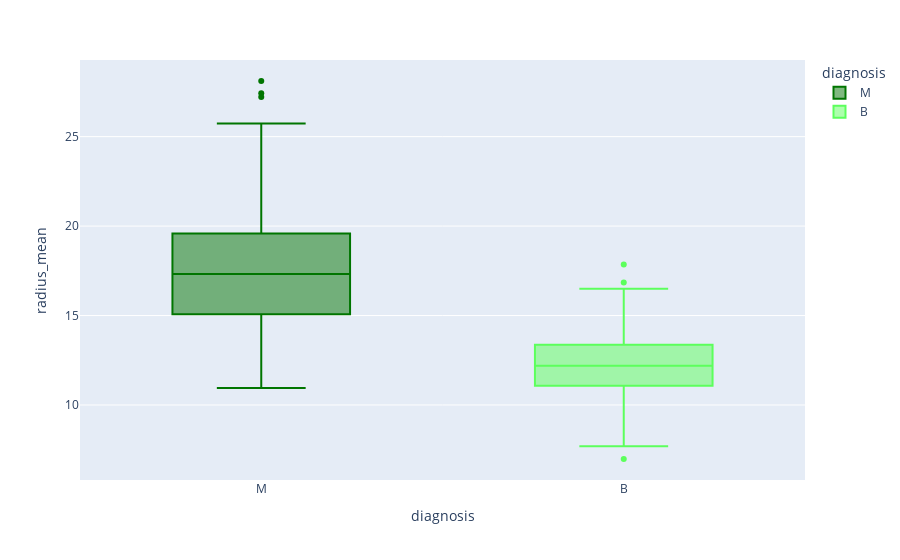
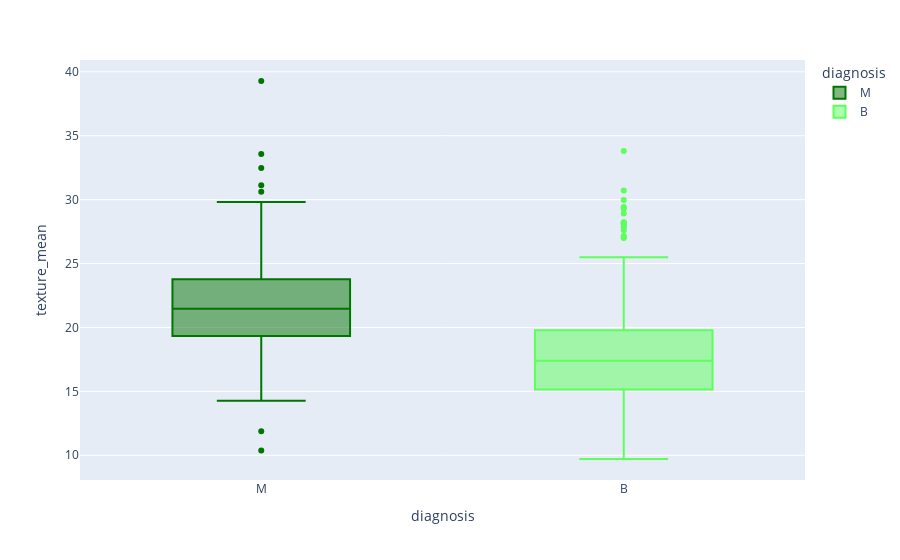
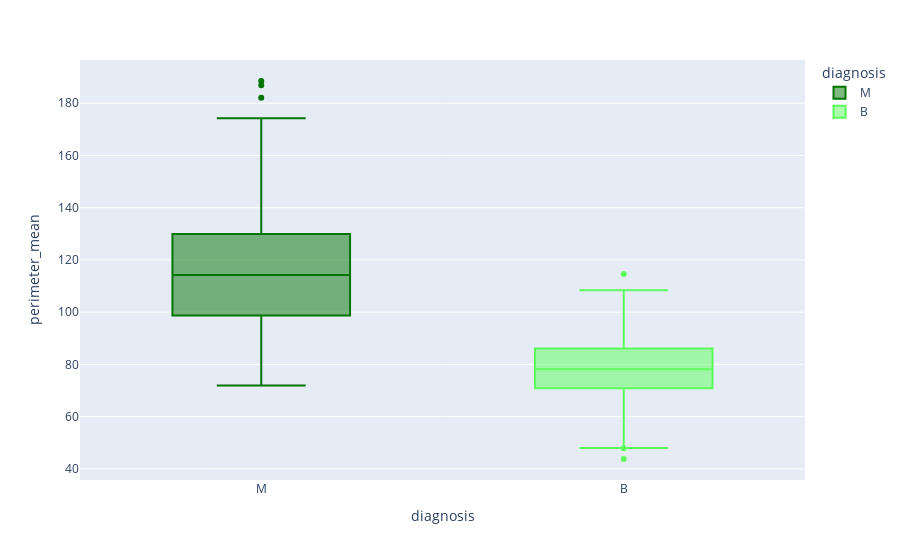
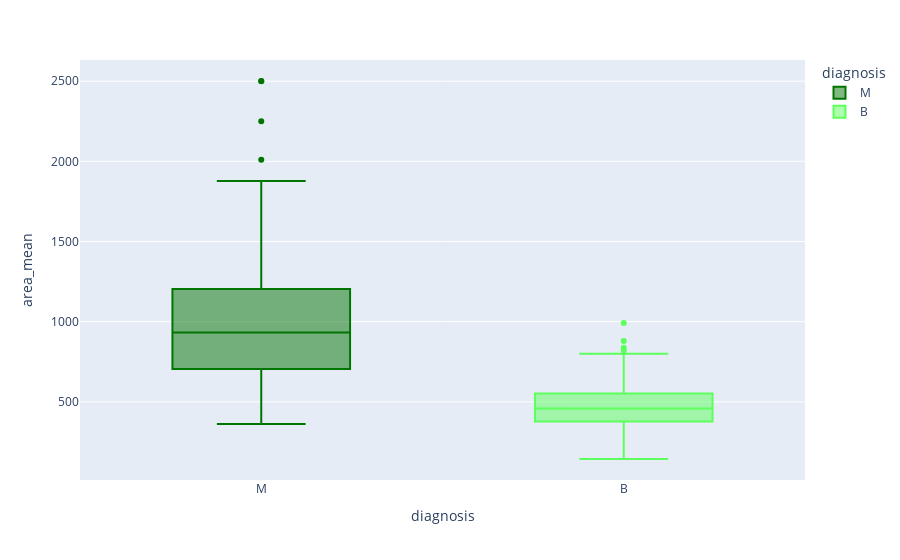

Source (notebook cell) for these figures, in order:
### Code cell
#  visually compare the distribution of each feature
# for malignant tumours versus bening
# for a given feature , do its values tend to be different for malignant vs benign cases

for column in df.drop("diagnosis" , axis = 1).columns[:5]:
    # for loop auto iterates through the first five feature columns in dataframe
    fig = px.box(data_frame= df , 
                 x = 'diagnosis' , 
                 color= 'diagnosis' ,
                 y = column , 
                 color_discrete_sequence = ['#007500' , '#5CFF5C'] , 
                 orientation= 'v')
    fig.show()

### Figure 1 — Plotly figure (JSON) as saved in the notebook; plotly's stock layout.template omitted (floating-point values rounded to 4 significant figures; data arrays with more than 128 entries replaced by an {"elided": "..."} marker saying what was removed)
{"data": [{"alignmentgroup": "True", "hovertemplate": "diagnosis=%{x}<br>radius_mean=%{y}<extra></extra>", "legendgroup": "M", "marker": {"color": "#007500"}, "name": "M", "notched": false, "offsetgroup": "M", "orientation": "v", "showlegend": true, "type": "box", "x": {"elided": "212 str values"}, "x0": " ", "xaxis": "x", "y": {"elided": "212 float values"}, "y0": " ", "yaxis": "y"}, {"alignmentgroup": "True", "hovertemplate": "diagnosis=%{x}<br>radius_mean=%{y}<extra></extra>", "legendgroup": "B", "marker": {"color": "#5CFF5C"}, "name": "B", "notched": false, "offsetgroup": "B", "orientation": "v", "showlegend": true, "type": "box", "x": {"elided": "357 str values"}, "x0": " ", "xaxis": "x", "y": {"elided": "357 float values"}, "y0": " ", "yaxis": "y"}], "layout": {"boxmode": "overlay", "legend": {"title": {"text": "diagnosis"}, "tracegroupgap": 0}, "margin": {"t": 60}, "xaxis": {"anchor": "y", "categoryarray": ["M", "B"], "categoryorder": "array", "domain": [0, 1], "title": {"text": "diagnosis"}}, "yaxis": {"anchor": "x", "domain": [0, 1], "title": {"text": "radius_mean"}}}}

### Figure 2 — Plotly figure (JSON) as saved in the notebook; plotly's stock layout.template omitted (floating-point values rounded to 4 significant figures; data arrays with more than 128 entries replaced by an {"elided": "..."} marker saying what was removed)
{"data": [{"alignmentgroup": "True", "hovertemplate": "diagnosis=%{x}<br>texture_mean=%{y}<extra></extra>", "legendgroup": "M", "marker": {"color": "#007500"}, "name": "M", "notched": false, "offsetgroup": "M", "orientation": "v", "showlegend": true, "type": "box", "x": {"elided": "212 str values"}, "x0": " ", "xaxis": "x", "y": {"elided": "212 float values"}, "y0": " ", "yaxis": "y"}, {"alignmentgroup": "True", "hovertemplate": "diagnosis=%{x}<br>texture_mean=%{y}<extra></extra>", "legendgroup": "B", "marker": {"color": "#5CFF5C"}, "name": "B", "notched": false, "offsetgroup": "B", "orientation": "v", "showlegend": true, "type": "box", "x": {"elided": "357 str values"}, "x0": " ", "xaxis": "x", "y": {"elided": "357 float values"}, "y0": " ", "yaxis": "y"}], "layout": {"boxmode": "overlay", "legend": {"title": {"text": "diagnosis"}, "tracegroupgap": 0}, "margin": {"t": 60}, "xaxis": {"anchor": "y", "categoryarray": ["M", "B"], "categoryorder": "array", "domain": [0, 1], "title": {"text": "diagnosis"}}, "yaxis": {"anchor": "x", "domain": [0, 1], "title": {"text": "texture_mean"}}}}

### Figure 3 — Plotly figure (JSON) as saved in the notebook; plotly's stock layout.template omitted (floating-point values rounded to 4 significant figures; data arrays with more than 128 entries replaced by an {"elided": "..."} marker saying what was removed)
{"data": [{"alignmentgroup": "True", "hovertemplate": "diagnosis=%{x}<br>perimeter_mean=%{y}<extra></extra>", "legendgroup": "M", "marker": {"color": "#007500"}, "name": "M", "notched": false, "offsetgroup": "M", "orientation": "v", "showlegend": true, "type": "box", "x": {"elided": "212 str values"}, "x0": " ", "xaxis": "x", "y": {"elided": "212 float values"}, "y0": " ", "yaxis": "y"}, {"alignmentgroup": "True", "hovertemplate": "diagnosis=%{x}<br>perimeter_mean=%{y}<extra></extra>", "legendgroup": "B", "marker": {"color": "#5CFF5C"}, "name": "B", "notched": false, "offsetgroup": "B", "orientation": "v", "showlegend": true, "type": "box", "x": {"elided": "357 str values"}, "x0": " ", "xaxis": "x", "y": {"elided": "357 float values"}, "y0": " ", "yaxis": "y"}], "layout": {"boxmode": "overlay", "legend": {"title": {"text": "diagnosis"}, "tracegroupgap": 0}, "margin": {"t": 60}, "xaxis": {"anchor": "y", "categoryarray": ["M", "B"], "categoryorder": "array", "domain": [0, 1], "title": {"text": "diagnosis"}}, "yaxis": {"anchor": "x", "domain": [0, 1], "title": {"text": "perimeter_mean"}}}}

### Figure 4 — Plotly figure (JSON) as saved in the notebook; plotly's stock layout.template omitted (floating-point values rounded to 4 significant figures; data arrays with more than 128 entries replaced by an {"elided": "..."} marker saying what was removed)
{"data": [{"alignmentgroup": "True", "hovertemplate": "diagnosis=%{x}<br>area_mean=%{y}<extra></extra>", "legendgroup": "M", "marker": {"color": "#007500"}, "name": "M", "notched": false, "offsetgroup": "M", "orientation": "v", "showlegend": true, "type": "box", "x": {"elided": "212 str values"}, "x0": " ", "xaxis": "x", "y": {"elided": "212 float values"}, "y0": " ", "yaxis": "y"}, {"alignmentgroup": "True", "hovertemplate": "diagnosis=%{x}<br>area_mean=%{y}<extra></extra>", "legendgroup": "B", "marker": {"color": "#5CFF5C"}, "name": "B", "notched": false, "offsetgroup": "B", "orientation": "v", "showlegend": true, "type": "box", "x": {"elided": "357 str values"}, "x0": " ", "xaxis": "x", "y": {"elided": "357 float values"}, "y0": " ", "yaxis": "y"}], "layout": {"boxmode": "overlay", "legend": {"title": {"text": "diagnosis"}, "tracegroupgap": 0}, "margin": {"t": 60}, "xaxis": {"anchor": "y", "categoryarray": ["M", "B"], "categoryorder": "array", "domain": [0, 1], "title": {"text": "diagnosis"}}, "yaxis": {"anchor": "x", "domain": [0, 1], "title": {"text": "area_mean"}}}}
